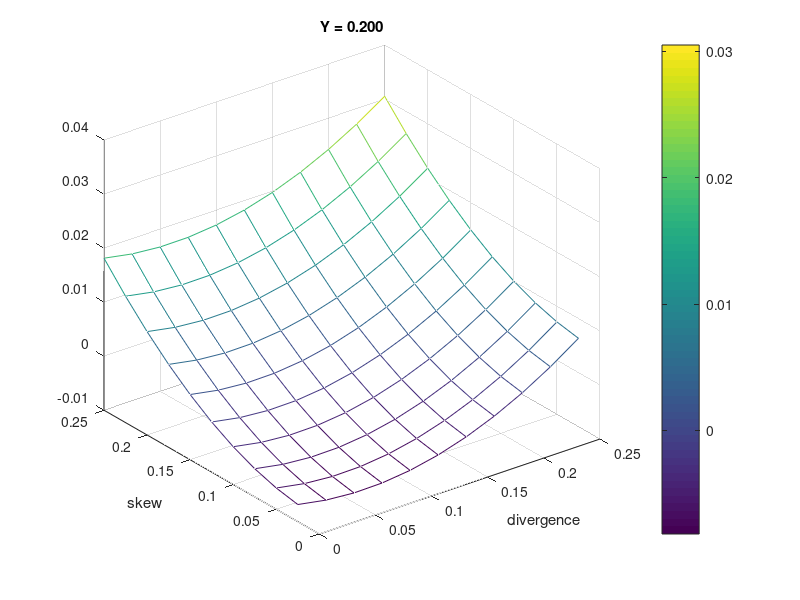

Source code (MATLAB):
function test_refraction
% Sytematically look at refraction to test mathematical model
% I specifically want to look at skew and divergence, so I will
% assume Incident point I=(x,y,z) has z==0 OK to assume x==0 as well
% Also want axially symmetric optic, so the normal vector N=(X,Y,Z) has
% Z==0.
%
% To test then, we can select range of values for:
%   y, d, s, Y and calculate the rest.
%
% My goal is to figure out exactly how the approximations differ
% from the exact calculations and validate the equations I have worked
% through.
%
% Di = (x',y',z') is the unit incident direction.
%   si = incident skew = z'/x';
%   di = incident divergence = y'/x';
% N is unit normal vector, pointing forward
%   th_i is the incident angle from the normal
% ci = dot(Di,N) = cos(th_i) > 0
% Ni = ci*N = normal component of incident direction
% si = Di-Ni = component of incident direction perpendicular to normal
%      length of si = sin(th_i)
% ni = index of refraction on the incident side
% nt = index of refraction on the transmition side
% st = si*ni/nt = component of trasmitted direction perpendicular to normal
% ct = sqrt(1-len(st)^2) = length of normal component of transmitted
%       direction
% Nt = ct*N = normal component of trasmitted direction
% Dt = Nt+st = transmitted direction
  dsrange = 0.25;
  yrange = 0.2;
  ni = 1;
  nt = 2.4361;
  dv = linspace(0,dsrange,11);
  sv = linspace(0,dsrange,11);
  [dm,sm] = meshgrid(dv,sv);
  d = dm(:);
  s = sm(:);
  Di = Di_from_d_s(d,s);
  yv = linspace(0,yrange,11);
  for i = 1:length(yv)
    Y = yv(i) * ones(length(d),1);
    N = N_from_Y(Y);
    Dt = transmission(Di, N, ni, nt);
    % Verify that Dt are unit vectors
    lDt = std(sqrt(sum(Dt.^2,2))-1);
    if lDt > 1e-6
      warning('ARP:Normalize','Dt not unitized: lDt = %f at Y=%.3f', ...
        lDt, yv(i));
    end
    Dt2 = transmission2(Di, N, ni, nt);
    EDt2 = Dt2 - Dt;
    lDt2 = std(sqrt(sum(EDt2.^2,2)));
    if lDt2 > 1e-6
      warning('ARP:Normalize','Dt2 differs from Dt: lDt2 = %f at Y=%.3f', ...
        lDt2, yv(i));
    end
    % Assess skew approximation
    Sapprox = (ni/nt)*Di(:,3)./Di(:,1);
    ci = sum(Di.*N,2);
    Sexact = Di(:,3)./((sqrt((nt/ni)^2-1+ci.^2)-ci).*N(:,1) + Di(:,1));
    dS = (Sapprox-Sexact)./Sexact;
    
    % scatter(d,s,[],dS);
    
    dSm = reshape(dS,size(dm));
    mesh(dm,sm,dSm);
    xlabel('divergence');
    ylabel('skew');
    colorbar;
%    plot(d.*s,dS-.5*d.*s,'.');
    title(sprintf('Y = %.3f', yv(i)));
    shg;
    pause;
  end
end

function Di = Di_from_d_s(d, s)
  Di = [ones(size(d)),d,s];
  lDi = sqrt(sum(Di.^2,2));
  Di = Di./(lDi*ones(1,3));
end

function N = N_from_Y(Y)
  N = [sqrt(1-Y.^2),Y,zeros(size(Y))];
end

function Dt = transmission(Di, N, ni, nt)
  ci = sum(Di.*N,2);
  Ni = (ci*ones(1,3)).*N;
  Si = Di - Ni;
  St = Si*ni/nt;
  ct = sqrt(1-sum(St.^2,2));
  Dt = (ct*ones(1,3)).*N + St;
end
  
function Dt2 = transmission2(Di, N, ni, nt)
  ci = sum(Di.*N,2);
  nct = sqrt(nt^2/ni^2-1+ci.^2);
  Dt2 = (ni/nt)*[
    (nct-ci).*N(:,1) + Di(:,1), ...
    (nct-ci).*N(:,2) + Di(:,2), ...
    Di(:,3)
    ];
end
